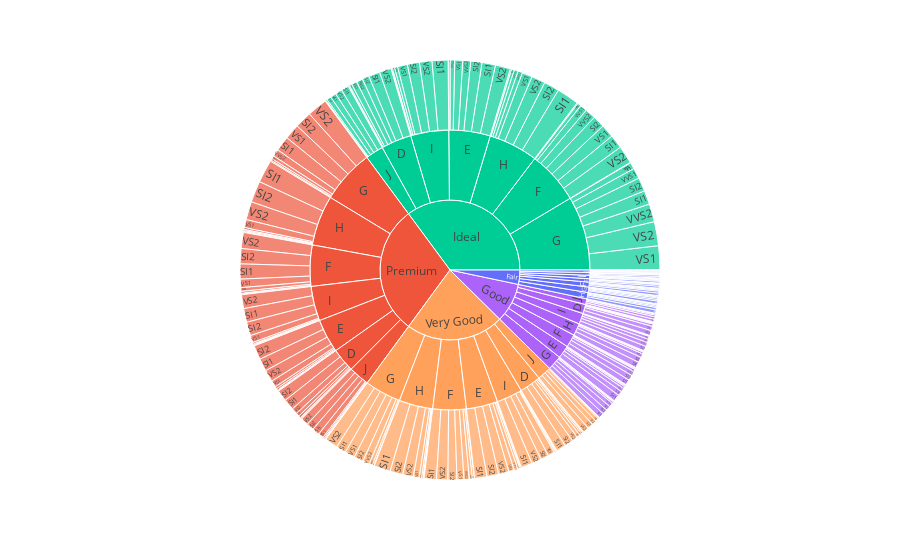

Notebook cell for this chart:
### Code cell
fig = px.sunburst(df, path=["cut","color","clarity"],
                  values="price", color="cut", hover_data=["carat"])
fig.show()

### Figure 1 — Plotly figure (JSON) as saved in the notebook; plotly's stock layout.template omitted (floating-point values rounded to 4 significant figures; data arrays with more than 128 entries replaced by an {"elided": "..."} marker saying what was removed)
{"data": [{"branchvalues": "total", "customdata": {"elided": "320x2 mixed values"}, "domain": {"x": [0, 1], "y": [0, 1]}, "hovertemplate": "labels=%{label}<br>price=%{value}<br>parent=%{parent}<br>id=%{id}<br>carat=%{customdata[0]}<br>cut=%{customdata[1]}<extra></extra>", "ids": {"elided": "320 str values"}, "labels": {"elided": "320 str values"}, "marker": {"colors": {"elided": "320 str values"}}, "name": "", "parents": {"elided": "320 str values"}, "type": "sunburst", "values": {"elided": "320 int values"}}], "layout": {"legend": {"tracegroupgap": 0}, "margin": {"t": 60}}}
